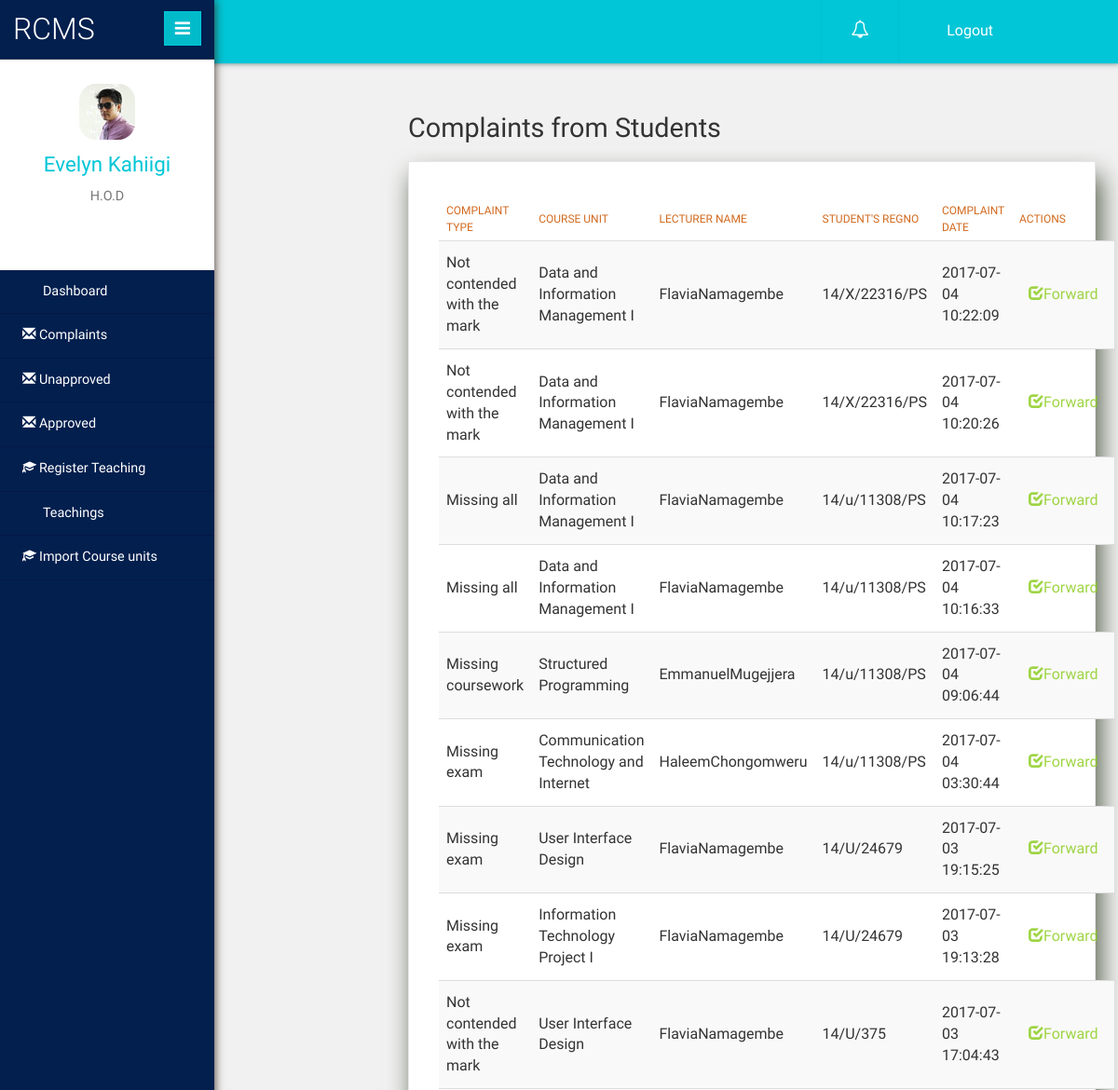
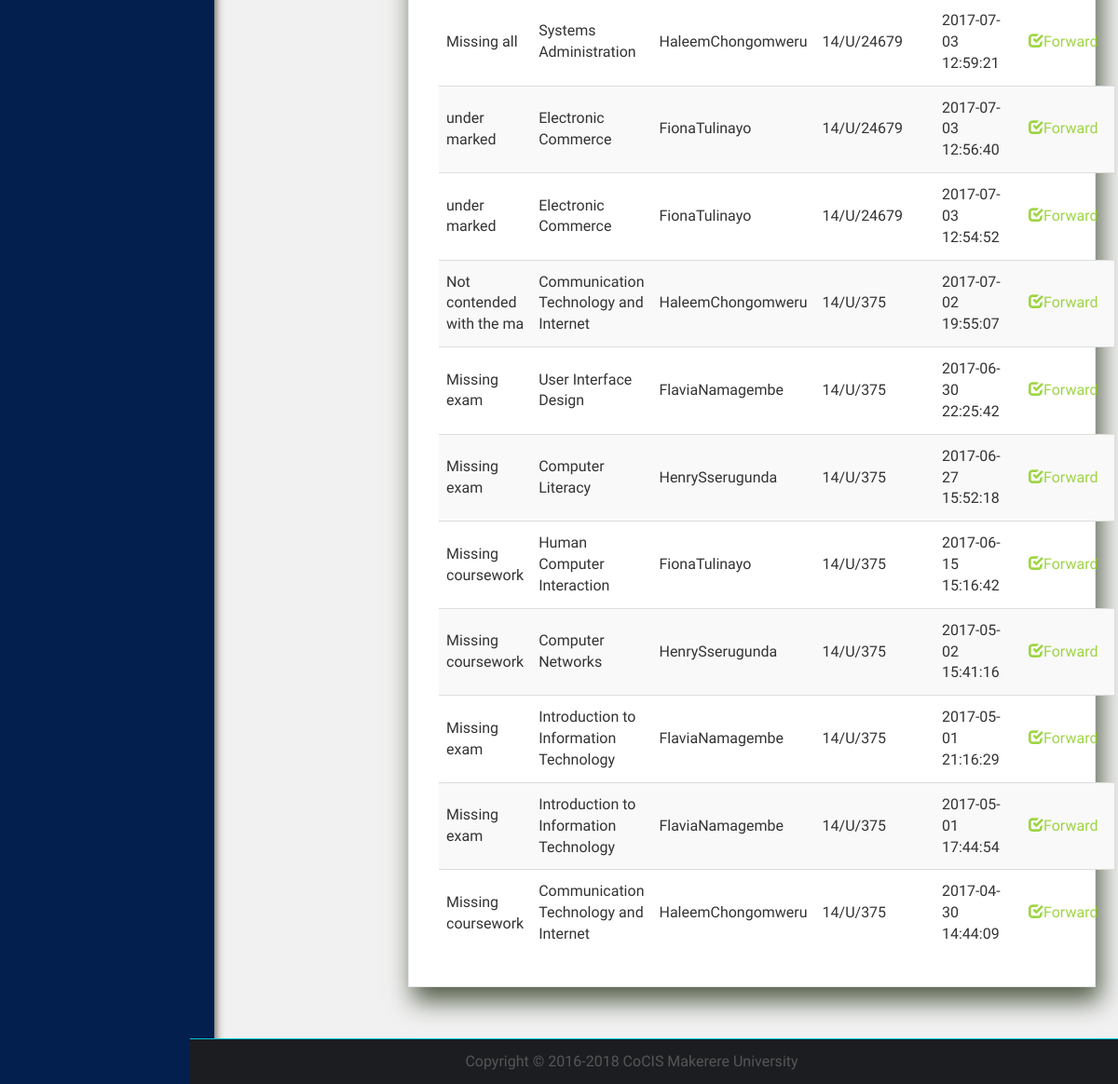
/HOD/complaints.php (signed in), run on an earlier commit of the app's database (2 pictures, top to bottom).
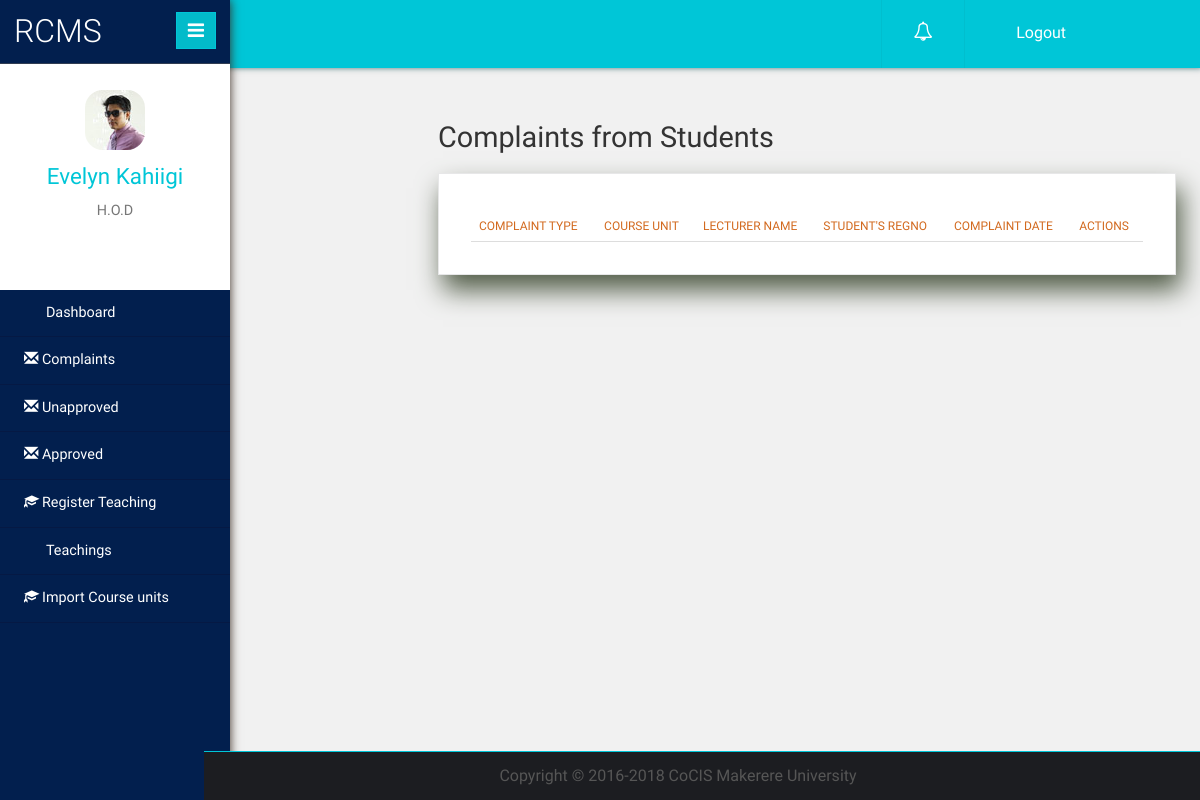
And on a later commit of the database.
### tables this page shows
CREATE TABLE `users` (
  `userID` int(10) NOT NULL,
  `username` varchar(45) NOT NULL,
  `password` varchar(32) NOT NULL,
  `profilepic` varchar(100) NOT NULL,
  `usertype` varchar(20) NOT NULL,
  `last_logOn` timestamp NOT NULL DEFAULT CURRENT_TIMESTAMP ON UPDATE CURRENT_TIMESTAMP,
  `secret_code` varchar(32) NOT NULL
);

CREATE TABLE `staff` (
  `staffId` varchar(12) NOT NULL,
  `fName` varchar(20) NOT NULL,
  `lName` varchar(25) NOT NULL,
  `DOB` date NOT NULL,
  `gender` varchar(1) NOT NULL,
  `nationality` varchar(35) NOT NULL,
  `contact` varchar(15) NOT NULL,
  `email` varchar(45) NOT NULL,
  `staffType` varchar(30) NOT NULL,
  `dept_ID` int(6) NOT NULL,
  `userID` int(10) NOT NULL
);

CREATE TABLE `complaint` (
  `complaintNo` int(10) NOT NULL,
  `complaint_type` varchar(120) NOT NULL,
  `complaintDate` datetime NOT NULL,
  `approvalDate` datetime NOT NULL,
  `approval_status` varchar(20) NOT NULL DEFAULT 'pending',
  `confirmation` varchar(100) NOT NULL DEFAULT 'pending',
  `confirmation_date` datetime NOT NULL,
  `status` varchar(20) NOT NULL,
  `course_id` int(10) NOT NULL,
  `studentNo` int(9) NOT NULL,
  `lecturerID` varchar(12) NOT NULL,
  `hodID` varchar(12) NOT NULL,
  `flag` int(2) NOT NULL DEFAULT '1'
);

CREATE TABLE `courseunit` (
  `id` int(10) NOT NULL,
  `course_code` varchar(10) NOT NULL,
  `courseunitName` varchar(55) NOT NULL,
  `semester` varchar(12) NOT NULL,
  `yearofstudy` varchar(10) NOT NULL,
  `dept_ID` int(6) NOT NULL
);

CREATE TABLE `student` (
  `studentNo` int(9) NOT NULL,
  `regNo` varchar(25) NOT NULL,
  `fName` varchar(20) NOT NULL,
  `lName` varchar(25) NOT NULL,
  `program` varchar(10) NOT NULL,
  `gender` varchar(1) NOT NULL,
  `DOB` date NOT NULL,
  `yearOfEntry` varchar(10) NOT NULL,
  `nationality` varchar(50) NOT NULL,
  `contact` varchar(15) NOT NULL,
  `email` varchar(45) NOT NULL,
  `course_id` int(10) NOT NULL,
  `userID` int(10) NOT NULL
);

### login_system/core.inc.php (called while the page is built, shortened)
<?php
 if (isset($_SESSION['RCMS_user_id']) && !empty($_SESSION['RCMS_user_id'])){
	 $query1="SELECT usertype FROM users WHERE userID=".$_SESSION['RCMS_user_id'];
	 $query1_run=mysqli_query($link,$query1);
	 $row=mysqli_fetch_row($query1_run);
	 $usertype=$row[0];
 }
 function getuserfield($field){
  	$query="SELECT $field FROM users WHERE userID=".$_SESSION['RCMS_user_id'];
 	if ($query_run=mysqli_query($GLOBALS['link'],$query)) {
 		if ($query_result=mysqli_fetch_row($query_run)) {
 			return $query_result[0];
 		}
 	}
 }
function getuserInfo($field,$table,$uniquefield,$uniquefieldvalue){
  	$query="SELECT $field FROM $table WHERE $uniquefield='".$uniquefieldvalue."'";
 	if ($query_run=mysqli_query($GLOBALS['link'],$query)) {
 		if ($query_result=mysqli_fetch_row($query_run)) {
 			return $query_result[0];
 		}
 	}
 }
?>

### HOD/complaints.php (the view, shortened to what this page needs)
<?php
 require 'header.php';
?>
    <div class="graph-visual tables-main animated fadeInRight" id="formcontent">
     <h2 class="inner-tittle">Complaints from Students</h2>
        <div class="graph">
            <div class="block-page">
                <?php
            $userID=$_SESSION['RCMS_user_id'];
            $hodID=getuserInfo('staffID','staff','userID',$userID);
            $query="SELECT complaint.complaint_type,courseunit.courseunitName,staff.fName,staff.lName,student.regNo,complaint.complaintDate,complaint.complaintNo,complaint.lecturerID
            FROM complaint
            INNER JOIN student ON(complaint.studentNo=student.studentNo)
            INNER JOIN staff ON(complaint.LecturerID=staff.staffID)
            INNER JOIN courseunit ON(complaint.course_id=courseunit.id)
            WHERE complaint.hodID='".$hodID."' AND complaint.status = 'pending' AND complaint.approval_status != 'forwarded' ORDER BY complaint.complaintDate desc";
            if ($query_run=mysqli_query($link,$query)) {
                ?>
                <table class="table table-striped  display" id="table2" cellspacing="0" width="100%">
                <thead>
                    <tr>
                        <th>Complaint Type</th>
                        <th>Course Unit</th>
                        <th>Lecturer Name</th>
                        <th>Student's RegNo</th>
                        <th>Complaint Date</th>
                        <th>Actions</th>
                    </tr>
                </thead>
                <tbody>
                <?php
                $numrows=mysqli_num_rows($query_run);
                if ($numrows>0) {
                    while ($row=mysqli_fetch_array($query_run)) {
                            echo "<tr>";
                            echo "<td>".$row[0]."</td>";
                            echo "<td>".$row[1]."</td>";
                            echo "<td>".$row[2]."".$row[3]."</td>";
                            echo "<td>".$row[4]."</td>";
                            echo "<td>".$row[5]."</td>";?>
                            <td><a href='forward.php?complaint_type=<?php echo $row[0];?>&complaintNo=<?php echo $row[6];?> &fname=<?php echo $row[2];?>&lname=<?php echo $row[3];?>&regNo=<?php echo $row[4];?>&LecturerID=<?php echo $row[7];?>'><button type='button' style='margin:0px; padding=0px;' class='btn btn-default btn-sm successicons confirm' data-toggle='modal' data-target='ecretcode' ><span class='glyphicon glyphicon-check'></span>Forward</button></a></td>
                            </tr><?php
                           }
                }else{
                    $queryError="No complaint is pending Approval, This is becuase either your Department lecturers are not responding to complaints or All complaints have been responded to and approved. Thanks";
                }
            }else{
                $queryError="Error: 403 Sorry we are unable to show the content of this page!<br/> Please Contact the system Admin";
            }
            ?>
            </tbody>
        </table>
             </div>
        </div>
    </div>
<?php
require("../footer.php");
?>

### HOD/header.php (shortened to what this page needs)
<?php
require("../login_system/dbconnection.php");
require("../login_system/core.inc.php");
?>
<!DOCTYPE HTML>
<html>
<head>
<link href="../Assets/css/bootstrap.min.css" rel='stylesheet' type='text/css' />
<link href="../Assets/css/style.css" rel='stylesheet' type='text/css' />
<link href="../Assets/css/font-awesome.css" rel="stylesheet">
<link href="../Assets/css/animate.css" type='text/css' rel="stylesheet" />
<link href="../Assets/css/fontsgoogleapis.css" rel="stylesheet">
<link rel="stylesheet" href="../Assets/css/icon-font.min.css" type='text/css' />
<link href="../Assets/css/intlTelInput.css" rel='stylesheet' type='text/css' />
<link rel="stylesheet" href="../Assets/css/icon-font.min.css" type='text/css' />
<link href="../Assets/css/dataTables.bootstrap.min.css" rel='stylesheet' type='text/css' />
<link href="../Assets/css/buttons.bootstrap.min.css" rel='stylesheet' type='text/css' />
<link href="../Assets/css/jquery.dataTables.min.css" rel='stylesheet' type='text/css' />
<link href="../Assets/css/buttons.dataTables.min.css" rel='stylesheet' type='text/css' />
<link href="../assets/css/light-bootstrap-dashboard.css" rel="stylesheet"/>
</head>
<body>
   <div class="page-container">
	<div class="left-content">
	   <div class="inner-content">
			<div class="header-section">
						<div class="top_menu actions">
								<div class="profile_details_left">
									<ul class="nofitications-dropdown actions">
	<li class="dropdown note">
	<a href="#" id="change" type="staff" class="dropdown-toggle" data-toggle="dropdown" aria-expanded="false"><i class="fa fa-bell-o"></i> </a>
	</li>
	<li class="dropdown note">
	<span class="dropdown-toggle" aria-expanded="false">
	<a href="../login_system/logout.php" class="logout">
	<i class="lnr lnr-power-switch"></i>&nbsp;Logout
	</a>
	</span>
	</li>
	</ul>
	</div>
	<div class="clearfix"></div>
	</div>
	</div>
	<div class="sidebar-menu">
	<header class="logo">
	<a href="#" class="sidebar-icon"> <span class="fa fa-bars"></span> </a> <a href="index.html"> <span id="logo"> <h1>RCMS</h1></span>
	</a>
	</header>
	<div class="down">
		  <a href="index.html"><img src="../images/in7.jpg"></a>
		  <a href="index.html"><span class=" name-caret"><?PHP if(isset($usertype)){
	$hodemail=getuserfield('username');
	$hodfname=getuserInfo('fName','staff','email',$hodemail);
	$hodlname=getuserInfo('lName','staff','email',$hodemail);
	echo ucfirst($hodfname." ".$hodlname);}?></span></a>
		 <p><?PHP if(isset($usertype)){
		 	echo ucfirst($usertype);}?></p>
		<ul class="actions">
		<li><a class="tooltips" href="userprofile.php"><span>Profile</span><i class="lnr lnr-user"></i></a></li>
			<li><a class="tooltips" href="changesecretcode.php"><span>Settings</span><i class="lnr lnr-cog"></i></a></li>
			<li><a class="tooltips" href="../login_system/logout.php"><span>Log out</span><i class="lnr lnr-power-switch"></i></a></li>
			</ul>
		</div>
	<div class="menu actions">
		<ul id="menu" >
			<li><a href="home.php"><i class="lnr lnr-chart-bars"></i>  <span>Dashboard</span></a></li>
			<li id="menu-academico" ><a href="Complaints.php"><span class="glyphicon glyphicon-envelope"></span> <span>Complaints</span></a></li>
			<li id="menu-academico" ><a href="Unapproved.php"><span class="glyphicon glyphicon-envelope"></span> <span>Unapproved</span></a></li>
			<li id="menu-academico" ><a href="approved.php"><span class="glyphicon glyphicon-envelope"></span> <span>Approved</span></a></li>
			 <li id="menu-academico" ><a href="assigncourseunit.php"><span class="glyphicon glyphicon-education"></span></i> <span>Register Teaching</span></a></li>
			 <li id="menu-academico" ><a href="teachings.php"><i class="lnr lnr-book"></i> <span>Teachings</span></a></li>
			 <li id="menu-academico" ><a href="importcourseunit.php"><span class="glyphicon glyphicon-education"></span></i> <span>Import Course units</span></a></li>
	  </ul>
	</div>
	</div>
	</div>
	<div class="outter-wp">

### footer.php (shortened to what this page needs)
</div>
	<footer>
	   <p>Copyright &copy; 2016-2018 CoCIS Makerere University</p>
	</footer>
</div>
</div>
</body>
</html>

What changed in the data, as far as the page shows it:
removed complaint: complaint_type "Not contended with the mark", course.courseunitName "Data and Information Management I", lecturerID.fName "Flavia", lecturerID.lName "Namagembe", studentNo.regNo "14/X/22316/PS", complaintDate "2017-07-04 10:22:09"
removed complaint: complaint_type "Not contended with the mark", course.courseunitName "Data and Information Management I", lecturerID.fName "Flavia", lecturerID.lName "Namagembe", studentNo.regNo "14/X/22316/PS", complaintDate "2017-07-04 10:20:26"
removed complaint: complaint_type "Missing all", course.courseunitName "Data and Information Management I", lecturerID.fName "Flavia", lecturerID.lName "Namagembe", studentNo.regNo "14/u/11308/PS", complaintDate "2017-07-04 10:17:23"
removed complaint: complaint_type "Missing all", course.courseunitName "Data and Information Management I", lecturerID.fName "Flavia", lecturerID.lName "Namagembe", studentNo.regNo "14/u/11308/PS", complaintDate "2017-07-04 10:16:33"
removed complaint: complaint_type "Missing coursework", course.courseunitName "Structured Programming", lecturerID.fName "Emmanuel", lecturerID.lName "Mugejjera", studentNo.regNo "14/u/11308/PS", complaintDate "2017-07-04 09:06:44"
removed complaint: complaint_type "Missing exam", course.courseunitName "Communication Technology and Internet", lecturerID.fName "Haleem", lecturerID.lName "Chongomweru", studentNo.regNo "14/u/11308/PS", complaintDate "2017-07-04 03:30:44"
removed complaint: complaint_type "Missing exam", course.courseunitName "User Interface Design", lecturerID.fName "Flavia", lecturerID.lName "Namagembe", studentNo.regNo "14/U/24679", complaintDate "2017-07-03 19:15:25"
removed complaint: complaint_type "Missing exam", course.courseunitName "Information Technology Project I", lecturerID.fName "Flavia", lecturerID.lName "Namagembe", studentNo.regNo "14/U/24679", complaintDate "2017-07-03 19:13:28"
removed complaint: complaint_type "Not contended with the mark", course.courseunitName "User Interface Design", lecturerID.fName "Flavia", lecturerID.lName "Namagembe", studentNo.regNo "14/U/375", complaintDate "2017-07-03 17:04:43"
removed complaint: complaint_type "Missing all", course.courseunitName "Systems Administration", lecturerID.fName "Haleem", lecturerID.lName "Chongomweru", studentNo.regNo "14/U/24679", complaintDate "2017-07-03 12:59:21"
removed complaint: complaint_type "under marked", course.courseunitName "Electronic Commerce", lecturerID.fName "Fiona", lecturerID.lName "Tulinayo", studentNo.regNo "14/U/24679", complaintDate "2017-07-03 12:56:40"
removed complaint: complaint_type "under marked", course.courseunitName "Electronic Commerce", lecturerID.fName "Fiona", lecturerID.lName "Tulinayo", studentNo.regNo "14/U/24679", complaintDate "2017-07-03 12:54:52"
removed complaint: complaint_type "Not contended with the ma", course.courseunitName "Communication Technology and Internet", lecturerID.fName "Haleem", lecturerID.lName "Chongomweru", studentNo.regNo "14/U/375", complaintDate "2017-07-02 19:55:07"
removed complaint: complaint_type "Missing exam", course.courseunitName "User Interface Design", lecturerID.fName "Flavia", lecturerID.lName "Namagembe", studentNo.regNo "14/U/375", complaintDate "2017-06-30 22:25:42"
removed complaint: complaint_type "Missing exam", course.courseunitName "Computer Literacy", lecturerID.fName "Henry", lecturerID.lName "Sserugunda", studentNo.regNo "14/U/375", complaintDate "2017-06-27 15:52:18"
removed complaint: complaint_type "Missing coursework", course.courseunitName "Human Computer Interaction", lecturerID.fName "Fiona", lecturerID.lName "Tulinayo", studentNo.regNo "14/U/375", complaintDate "2017-06-15 15:16:42"
removed complaint: complaint_type "Missing coursework", course.courseunitName "Computer Networks", lecturerID.fName "Henry", lecturerID.lName "Sserugunda", studentNo.regNo "14/U/375", complaintDate "2017-05-02 15:41:16"
removed complaint: complaint_type "Missing exam", course.courseunitName "Introduction to Information Technology", lecturerID.fName "Flavia", lecturerID.lName "Namagembe", studentNo.regNo "14/U/375", complaintDate "2017-05-01 21:16:29"
removed complaint: complaint_type "Missing exam", course.courseunitName "Introduction to Information Technology", lecturerID.fName "Flavia", lecturerID.lName "Namagembe", studentNo.regNo "14/U/375", complaintDate "2017-05-01 17:44:54"
removed complaint: complaint_type "Missing coursework", course.courseunitName "Communication Technology and Internet", lecturerID.fName "Haleem", lecturerID.lName "Chongomweru", studentNo.regNo "14/U/375", complaintDate "2017-04-30 14:44:09"
